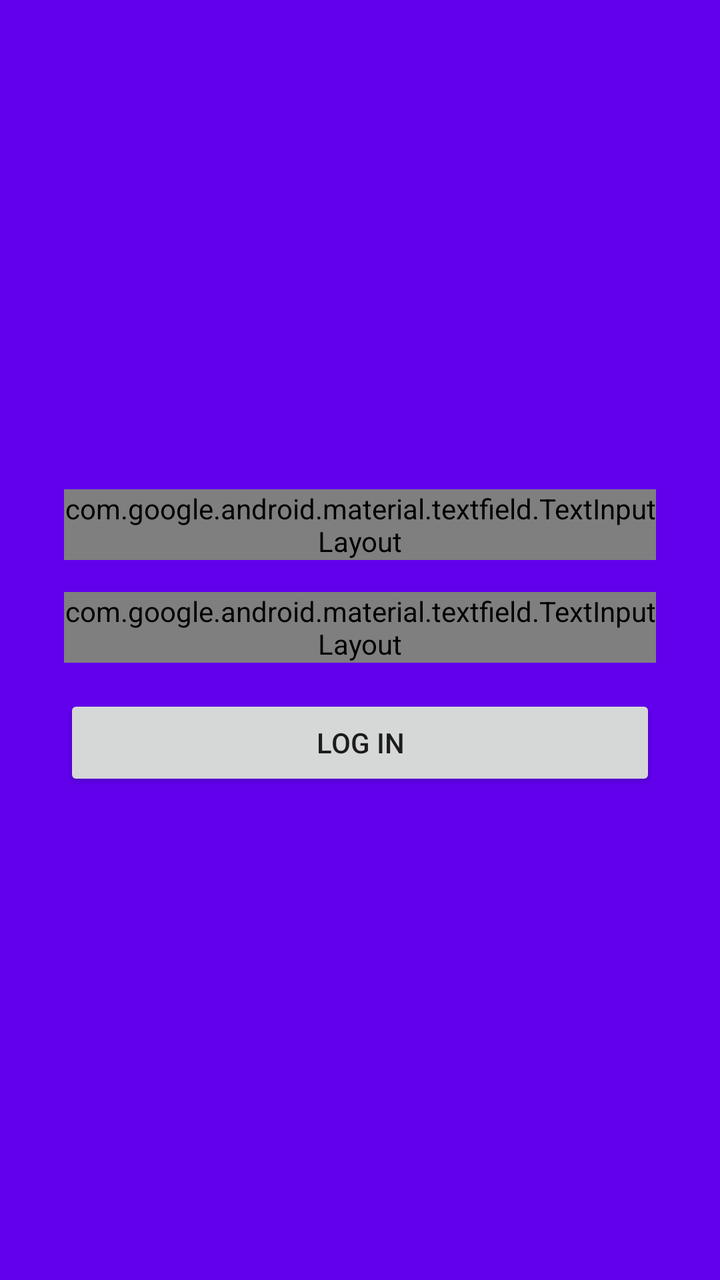
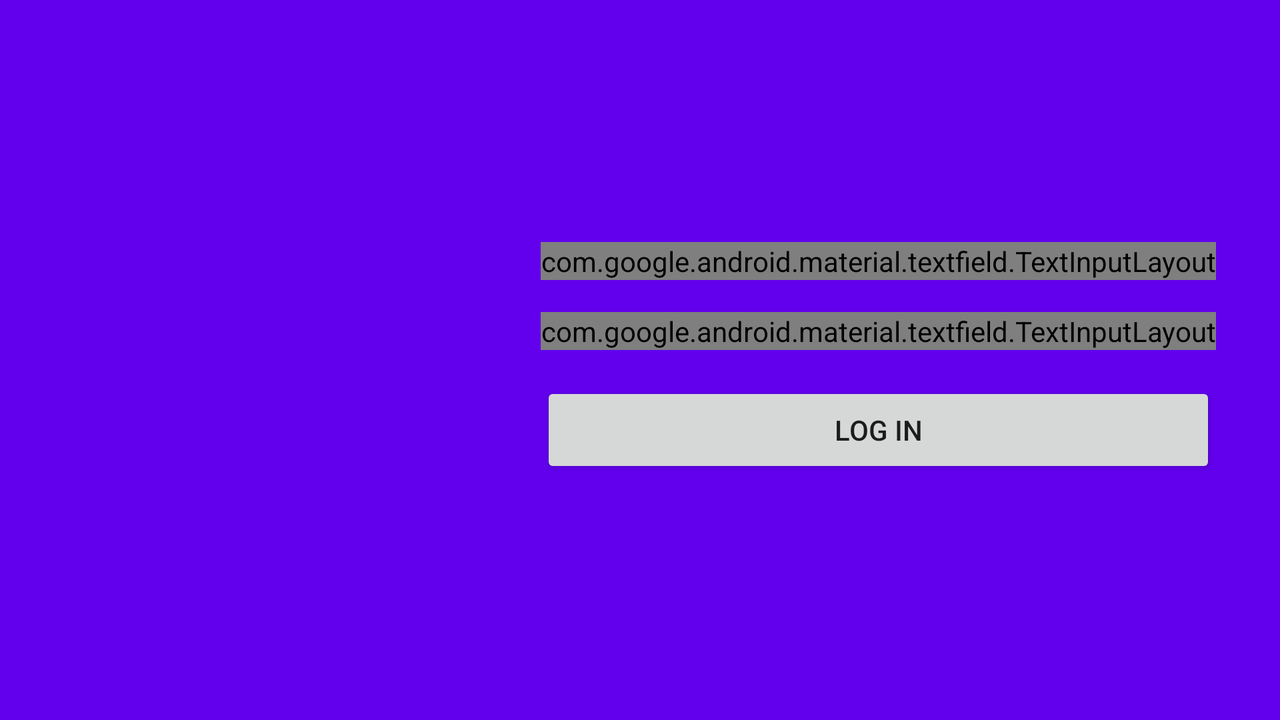

Two renders of one Android screen. The first uses the default layout on a phone; the second uses the alternative layout the repository ships for a different screen configuration, on a matching device. The two XML files are below.
<!-- AndroidManifest.xml: activity theme Theme.CloudFive -->
<!-- res/layout/activity_login.xml -->
<?xml version="1.0" encoding="utf-8"?>
<androidx.coordinatorlayout.widget.CoordinatorLayout
    xmlns:android="http://schemas.android.com/apk/res/android"
    xmlns:app="http://schemas.android.com/apk/res-auto"
    xmlns:tools="http://schemas.android.com/tools"
    android:id="@+id/loginParentView"
    android:layout_width="match_parent"
    android:layout_height="match_parent"
    android:background="@color/colorPrimary"
    tools:context="com.cloudfiveapp.android.ui.login.LoginActivity">

    <androidx.constraintlayout.widget.ConstraintLayout
        android:layout_width="match_parent"
        android:layout_height="match_parent"
        android:clipToPadding="false"
        android:focusable="true"
        android:focusableInTouchMode="true"
        android:padding="32dp">

        <ImageView
            android:id="@+id/loginLogoImage"
            android:layout_width="wrap_content"
            android:layout_height="wrap_content"
            android:contentDescription="@string/login_content_description_logo"
            app:layout_constraintBottom_toTopOf="@+id/loginEmailTextInputLayout"
            app:layout_constraintEnd_toEndOf="parent"
            app:layout_constraintStart_toStartOf="parent"
            app:layout_constraintTop_toTopOf="parent"
            app:layout_constraintVertical_chainStyle="packed"
            app:srcCompat="@drawable/logo" />

        <com.google.android.material.textfield.TextInputLayout
            android:id="@+id/loginEmailTextInputLayout"
            android:layout_width="0dp"
            android:layout_height="wrap_content"
            android:layout_marginTop="8dp"
            android:layout_marginBottom="8dp"
            app:errorTextAppearance="@style/LoginErrorAppearance"
            app:layout_constraintBottom_toTopOf="@+id/loginPasswordTextInputLayout"
            app:layout_constraintHorizontal_bias="0.5"
            app:layout_constraintLeft_toLeftOf="parent"
            app:layout_constraintRight_toRightOf="parent"
            app:layout_constraintTop_toBottomOf="@+id/loginLogoImage"
            app:layout_constraintVertical_chainStyle="packed">

            <com.google.android.material.textfield.TextInputEditText
                android:id="@+id/loginEmailInput"
                android:layout_width="match_parent"
                android:layout_height="wrap_content"
                android:hint="@string/login_hint_email"
                android:inputType="textEmailAddress" />

        </com.google.android.material.textfield.TextInputLayout>

        <com.google.android.material.textfield.TextInputLayout
            android:id="@+id/loginPasswordTextInputLayout"
            android:layout_width="0dp"
            android:layout_height="wrap_content"
            android:layout_marginTop="8dp"
            android:layout_marginBottom="8dp"
            app:errorTextAppearance="@style/LoginErrorAppearance"
            app:layout_constraintBottom_toTopOf="@+id/loginButton"
            app:layout_constraintHorizontal_bias="0.5"
            app:layout_constraintLeft_toLeftOf="parent"
            app:layout_constraintRight_toRightOf="parent"
            app:layout_constraintTop_toBottomOf="@+id/loginEmailTextInputLayout"
            app:passwordToggleDrawable="@drawable/ic_visibility_black_24dp"
            app:passwordToggleEnabled="true">

            <com.google.android.material.textfield.TextInputEditText
                android:id="@+id/loginPasswordInput"
                android:layout_width="match_parent"
                android:layout_height="wrap_content"
                android:fontFamily="monospace"
                android:hint="@string/login_hint_password"
                android:inputType="textPassword" />

        </com.google.android.material.textfield.TextInputLayout>

        <Button
            android:id="@+id/loginButton"
            android:layout_width="0dp"
            android:layout_height="wrap_content"
            android:layout_marginTop="8dp"
            android:layout_marginBottom="8dp"
            android:text="@string/login_button_log_in"
            app:layout_constraintBottom_toBottomOf="parent"
            app:layout_constraintEnd_toEndOf="parent"
            app:layout_constraintHorizontal_bias="0.5"
            app:layout_constraintStart_toStartOf="parent"
            app:layout_constraintTop_toBottomOf="@+id/loginPasswordTextInputLayout" />

    </androidx.constraintlayout.widget.ConstraintLayout>

</androidx.coordinatorlayout.widget.CoordinatorLayout>
<!-- resources referenced by this layout -->
<resources>
  <!-- drawable logo: png bitmap (drawable, 9942 bytes) -->
  <string name="login_button_log_in">Log In</string>
  <string name="login_content_description_logo">Cloud Five logo</string>
  <string name="login_hint_email">Email</string>
  <string name="login_hint_password">Password</string>
  <style name="LoginErrorAppearance" parent="@android:style/TextAppearance">
          <item name="android:textColor">@color/errorRed</item>
          <item name="android:textSize">12sp</item>
      </style>
  <style name="Theme.CloudFive" parent="Base.Theme.CloudFive">
      </style>
  <style name="Base.Theme.CloudFive" parent="@style/Theme.AppCompat.Light.NoActionBar">
          <item name="android:colorPrimary">@color/colorPrimary</item>
          <item name="colorPrimary">@color/colorPrimary</item>
          <item name="colorPrimaryDark">@color/colorPrimaryDark</item>
          <item name="colorAccent">@color/colorAccent</item>
      </style>
</resources>
<!-- res/layout-land/activity_login.xml (the repository's variant of the layout above) -->
<!-- drawn on the phone turned sideways -->
<?xml version="1.0" encoding="utf-8"?>
<androidx.coordinatorlayout.widget.CoordinatorLayout
    xmlns:android="http://schemas.android.com/apk/res/android"
    xmlns:app="http://schemas.android.com/apk/res-auto"
    xmlns:tools="http://schemas.android.com/tools"
    android:id="@+id/loginParentView"
    android:layout_width="match_parent"
    android:layout_height="match_parent"
    android:background="@color/colorPrimary"
    tools:context="com.cloudfiveapp.android.ui.login.LoginActivity">

    <androidx.constraintlayout.widget.ConstraintLayout
        android:layout_width="match_parent"
        android:layout_height="match_parent"
        android:clipToPadding="false"
        android:focusable="true"
        android:focusableInTouchMode="true"
        android:padding="32dp">

        <ImageView
            android:id="@+id/loginLogoImage"
            android:layout_width="wrap_content"
            android:layout_height="wrap_content"
            android:layout_marginTop="16dp"
            android:layout_marginBottom="16dp"
            android:layout_marginStart="16dp"
            android:layout_marginEnd="16dp"
            android:contentDescription="@string/login_content_description_logo"
            app:layout_constraintBottom_toBottomOf="parent"
            app:layout_constraintEnd_toStartOf="@+id/loginLogoGuideline"
            app:layout_constraintStart_toStartOf="parent"
            app:layout_constraintTop_toTopOf="parent"
            app:srcCompat="@drawable/logo" />

        <com.google.android.material.textfield.TextInputLayout
            android:id="@+id/loginEmailTextInputLayout"
            android:layout_width="0dp"
            android:layout_height="wrap_content"
            android:layout_marginTop="16dp"
            android:layout_marginBottom="8dp"
            android:layout_marginStart="8dp"
            app:errorTextAppearance="@style/LoginErrorAppearance"
            app:layout_constraintBottom_toTopOf="@+id/loginPasswordTextInputLayout"
            app:layout_constraintEnd_toEndOf="parent"
            app:layout_constraintStart_toStartOf="@+id/loginLogoGuideline"
            app:layout_constraintTop_toTopOf="parent"
            app:layout_constraintVertical_chainStyle="packed">

            <com.google.android.material.textfield.TextInputEditText
                android:id="@+id/loginEmailInput"
                android:layout_width="match_parent"
                android:layout_height="wrap_content"
                android:hint="@string/login_hint_email"
                android:inputType="textEmailAddress" />

        </com.google.android.material.textfield.TextInputLayout>

        <com.google.android.material.textfield.TextInputLayout
            android:id="@+id/loginPasswordTextInputLayout"
            android:layout_width="0dp"
            android:layout_height="wrap_content"
            android:layout_marginTop="8dp"
            android:layout_marginBottom="8dp"
            android:layout_marginStart="8dp"
            app:errorTextAppearance="@style/LoginErrorAppearance"
            app:layout_constraintBottom_toTopOf="@+id/loginButton"
            app:layout_constraintEnd_toEndOf="parent"
            app:layout_constraintStart_toStartOf="@+id/loginLogoGuideline"
            app:layout_constraintTop_toBottomOf="@+id/loginEmailTextInputLayout"
            app:passwordToggleDrawable="@drawable/ic_visibility_black_24dp"
            app:passwordToggleEnabled="true">

            <com.google.android.material.textfield.TextInputEditText
                android:id="@+id/loginPasswordInput"
                android:layout_width="match_parent"
                android:layout_height="wrap_content"
                android:fontFamily="monospace"
                android:hint="@string/login_hint_password"
                android:inputType="textPassword" />

        </com.google.android.material.textfield.TextInputLayout>

        <Button
            android:id="@+id/loginButton"
            android:layout_width="0dp"
            android:layout_height="wrap_content"
            android:layout_marginTop="8dp"
            android:layout_marginBottom="16dp"
            android:layout_marginStart="8dp"
            android:text="@string/login_button_log_in"
            app:layout_constraintBottom_toBottomOf="parent"
            app:layout_constraintEnd_toEndOf="parent"
            app:layout_constraintStart_toStartOf="@+id/loginLogoGuideline"
            app:layout_constraintTop_toBottomOf="@+id/loginPasswordTextInputLayout" />

        <androidx.constraintlayout.widget.Guideline
            android:id="@+id/loginLogoGuideline"
            android:layout_width="wrap_content"
            android:layout_height="wrap_content"
            android:orientation="vertical"
            app:layout_constraintGuide_percent="0.4" />

    </androidx.constraintlayout.widget.ConstraintLayout>

</androidx.coordinatorlayout.widget.CoordinatorLayout>
